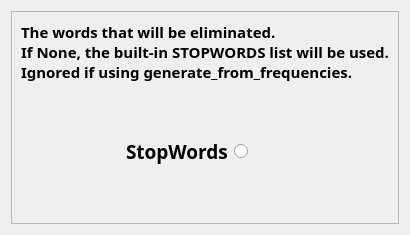
                       <widget class="QWidget" name="parameters_windowPage6">
                        <attribute name="title">
                         <string>StopWords</string>
                        </attribute>
                        <layout class="QVBoxLayout" name="verticalLayout_13">
                         <item>
                          <widget class="QFrame" name="frame_7">
                           <property name="frameShape">
                            <enum>QFrame::StyledPanel</enum>
                           </property>
                           <property name="frameShadow">
                            <enum>QFrame::Raised</enum>
                           </property>
                           <layout class="QGridLayout" name="gridLayout_6">
                            <item row="0" column="0">
                             <widget class="QLabel" name="label_7">
                              <property name="font">
                               <font>
                                <family>IBM Plex Sans</family>
                                <pointsize>11</pointsize>
                                <bold>true</bold>
                                <kerning>true</kerning>
                               </font>
                              </property>
                              <property name="text">
                               <string>The words that will be eliminated.
If None, the built-in STOPWORDS list will be used.
Ignored if using generate_from_frequencies.</string>
                              </property>
                             </widget>
                            </item>
                            <item row="2" column="0">
                             <widget class="QFrame" name="frame_8">
                              <layout class="QHBoxLayout" name="horizontalLayout_13">
                               <item>
                                <spacer name="horizontalSpacer_14">
                                 <property name="orientation">
                                  <enum>Qt::Horizontal</enum>
                                 </property>
                                 <property name="sizeHint" stdset="0">
                                  <size>
                                   <width>40</width>
                                   <height>20</height>
                                  </size>
                                 </property>
                                </spacer>
                               </item>
                               <item>
                                <widget class="QLabel" name="stopwords_label">
                                 <property name="maximumSize">
                                  <size>
                                   <width>150</width>
                                   <height>30</height>
                                  </size>
                                 </property>
                                 <property name="font">
                                  <font>
                                   <family>Play</family>
                                   <pointsize>14</pointsize>
                                   <bold>true</bold>
                                   <kerning>true</kerning>
                                  </font>
                                 </property>
                                 <property name="toolTip">
                                  <string>&lt;html&gt;&lt;head/&gt;&lt;body&gt;&lt;p&gt;&lt;span style=&quot; font-size:10pt; font-weight:400;&quot;&gt;Include/Exclude common words &lt;/span&gt;&lt;/p&gt;&lt;/body&gt;&lt;/html&gt;</string>
                                 </property>
                                 <property name="text">
                                  <string>StopWords</string>
                                 </property>
                                </widget>
                               </item>
                               <item>
                                <widget class="QRadioButton" name="stopwords_checkbox">
                                 <property name="minimumSize">
                                  <size>
                                   <width>50</width>
                                   <height>0</height>
                                  </size>
                                 </property>
                                 <property name="maximumSize">
                                  <size>
                                   <width>50</width>
                                   <height>20</height>
                                  </size>
                                 </property>
                                 <property name="font">
                                  <font>
                                   <family>IBM Plex Sans</family>
                                   <pointsize>10</pointsize>
                                   <bold>true</bold>
                                   <kerning>true</kerning>
                                  </font>
                                 </property>
                                 <property name="toolTip">
                                  <string>&lt;html&gt;&lt;head/&gt;&lt;body&gt;&lt;p&gt;Checked - common words will be excluded &lt;br/&gt;&lt;/p&gt;&lt;/body&gt;&lt;/html&gt;</string>
                                 </property>
                                 <property name="text">
                                  <string/>
                                 </property>
                                 <property name="iconSize">
                                  <size>
                                   <width>24</width>
                                   <height>24</height>
                                  </size>
                                 </property>
                                 <property name="checkable">
                                  <bool>true</bool>
                                 </property>
                                 <property name="checked">
                                  <bool>false</bool>
                                 </property>
                                </widget>
                               </item>
                               <item>
                                <spacer name="horizontalSpacer_15">
                                 <property name="orientation">
                                  <enum>Qt::Horizontal</enum>
                                 </property>
                                 <property name="sizeHint" stdset="0">
                                  <size>
                                   <width>40</width>
                                   <height>20</height>
                                  </size>
                                 </property>
                                </spacer>
                               </item>
                              </layout>
                             </widget>
                            </item>
                            <item row="3" column="0">
                             <spacer name="verticalSpacer_9">
                              <property name="orientation">
                               <enum>Qt::Vertical</enum>
                              </property>
                              <property name="sizeHint" stdset="0">
                               <size>
                                <width>20</width>
                                <height>40</height>
                               </size>
                              </property>
                             </spacer>
                            </item>
                            <item row="1" column="0">
                             <spacer name="verticalSpacer_10">
                              <property name="orientation">
                               <enum>Qt::Vertical</enum>
                              </property>
                              <property name="sizeHint" stdset="0">
                               <size>
                                <width>20</width>
                                <height>40</height>
                               </size>
                              </property>
                             </spacer>
                            </item>
                           </layout>
                          </widget>
                         </item>
                        </layout>
                       </widget>
